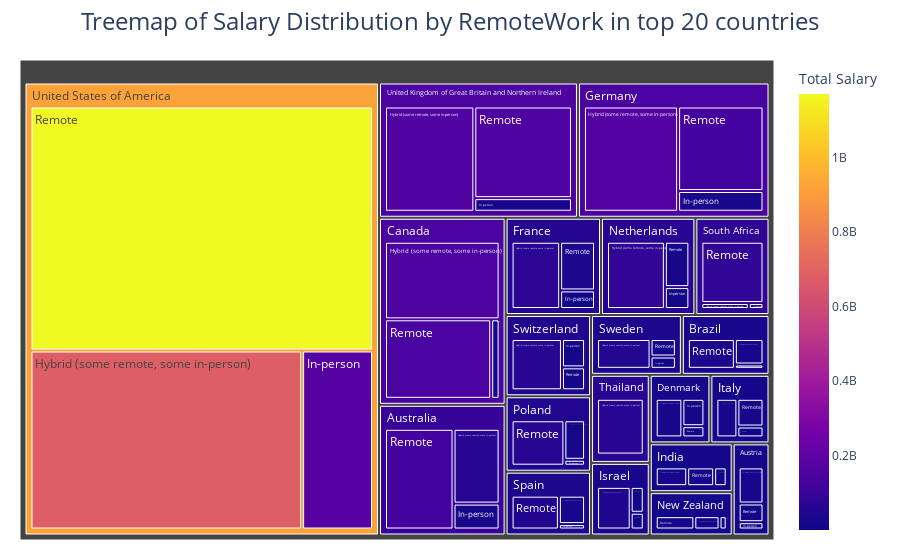

The code cell stored with this chart in its notebook:
### Markdown cell above
### Mode of work most preferred in top 20 countries and salary distribution based on that

### Code cell
import pandas as pd
import plotly.express as px

def prepare_data_for_treemap(data, column, salary='SalaryUSD'):
    df_sum = data.groupby([column, 'Country'])[salary].sum().reset_index()
    return df_sum

def plot_salary_treemap(data, column, salary='SalaryUSD'):
    top_countries = data.groupby('Country')[salary].sum().nlargest(20).index
    filtered_df = data[data['Country'].isin(top_countries)]
    df_sum = prepare_data_for_treemap(filtered_df, column, salary)
    unique_values_count = len(df_sum[column].unique())
    if unique_values_count > len(px.colors.sequential.Plasma):
        colormap = px.colors.sequential.Viridis
    else:
        colormap = px.colors.sequential.Plasma
    fig = px.treemap(df_sum,
                     path=['Country', column], 
                     values=salary,
                     color=salary,
                     title=f"Treemap of Salary Distribution by {column} in top 20 countries",
                     labels={salary: 'Total Salary'},
                     color_continuous_scale=colormap
                    )
    fig.update_layout(
        title_x=0.5, 
        title_font=dict(size=24),
        margin=dict(t=60, b=20, l=20, r=20),
        coloraxis_colorbar=dict(title='Total Salary')
    )
    fig.show()
plot_salary_treemap(df2023, 'RemoteWork')

### Figure 1 — Plotly figure (JSON) as saved in the notebook; plotly's stock layout.template omitted (floating-point values rounded to 4 significant figures)
{"data": [{"branchvalues": "total", "customdata": [[62405605], [24916786], [21429265], [147712769], [28738646], [68250607], [171633939], [22650065], [38785825], [22801923], [81463347], [16159146], [19917450], [6199101], [20601953], [46593308], [60166190], [62707599], [162483587], [680936647], [21593479], [5030532], [3647105], [11084906], [16894059], [13542259], [30710826], [9016149], [9146210], [8013559], [11235586], [4561291], [2981414], [1924942], [3930026], [9105129], [15244570], [373002], [22998391], [177640320], [125000000.0], [12904032], [41133340], [140400031], [6915128], [35454049], [125000000.0], [19417651], [5918230], [20386928], [23246062], [24686370], [58549901], [82973074], [44361038], [12944968], [12339783], [2234721], [154560110], [1170507276], [95660000.0], [18960000.0], [32690000.0], [139200000.0], [22060000.0], [52010000.0], [140600000.0], [19020000.0], [30140000.0], [19530000.0], [62990000.0], [19630000.0], [47070000.0], [76040000.0], [34950000.0], [35280000.0], [45640000.0], [60280000.0], [149400000.0], [919300000.0]], "domain": {"x": [0, 1], "y": [0, 1]}, "hovertemplate": "labels=%{label}<br>SalaryUSD_sum=%{value}<br>parent=%{parent}<br>id=%{id}<br>Total Salary=%{color}<extra></extra>", "ids": ["Australia/Hybrid (some remote, some in-person)", "Austria/Hybrid (some remote, some in-person)", "Brazil/Hybrid (some remote, some in-person)", "Canada/Hybrid (some remote, some in-person)", "Denmark/Hybrid (some remote, some in-person)", "France/Hybrid (some remote, some in-person)", "Germany/Hybrid (some remote, some in-person)", "India/Hybrid (some remote, some in-person)", "Israel/Hybrid (some remote, some in-person)", "Italy/Hybrid (some remote, some in-person)", "Netherlands/Hybrid (some remote, some in-person)", "New Zealand/Hybrid (some remote, some in-person)", "Poland/Hybrid (some remote, some in-person)", "South Africa/Hybrid (some remote, some in-person)", "Spain/Hybrid (some remote, some in-person)", "Sweden/Hybrid (some remote, some in-person)", "Switzerland/Hybrid (some remote, some in-person)", "Thailand/Hybrid (some remote, some in-person)", "United Kingdom of Great Britain and Northern Ireland/Hybrid (some remote, some in-person)", "United States of America/Hybrid (some remote, some in-person)", "Australia/In-person", "Austria/In-person", "Brazil/In-person", "Canada/In-person", "Denmark/In-person", "France/In-person", "Germany/In-person", "India/In-person", "Israel/In-person", "Italy/In-person", "Netherlands/In-person", "New Zealand/In-person", "Poland/In-person", "South Africa/In-person", "Spain/In-person", "Sweden/In-person", "Switzerland/In-person", "Thailand/In-person", "United Kingdom of Great Britain and Northern Ireland/In-person", "United States of America/In-person", "Australia/Remote", "Austria/Remote", "Brazil/Remote", "Canada/Remote", "Denmark/Remote", "France/Remote", "Germany/Remote", "India/Remote", "Israel/Remote", "Italy/Remote", "Netherlands/Remote", "New Zealand/Remote", "Poland/Remote", "South Africa/Remote", "Spain/Remote", "Sweden/Remote", "Switzerland/Remote", "Thailand/Remote", "United Kingdom of Great Britain and Northern Ireland/Remote", "United States of America/Remote", "Australia", "Austria", "Brazil", "Canada", "Denmark", "France", "Germany", "India", "Israel", "Italy", "Netherlands", "New Zealand", "Poland", "South Africa", "Spain", "Sweden", "Switzerland", "Thailand", "United Kingdom of Great Britain and Northern Ireland", "United States of America"], "labels": ["Hybrid (some remote, some in-person)", "Hybrid (some remote, some in-person)", "Hybrid (some remote, some in-person)", "Hybrid (some remote, some in-person)", "Hybrid (some remote, some in-person)", "Hybrid (some remote, some in-person)", "Hybrid (some remote, some in-person)", "Hybrid (some remote, some in-person)", "Hybrid (some remote, some in-person)", "Hybrid (some remote, some in-person)", "Hybrid (some remote, some in-person)", "Hybrid (some remote, some in-person)", "Hybrid (some remote, some in-person)", "Hybrid (some remote, some in-person)", "Hybrid (some remote, some in-person)", "Hybrid (some remote, some in-person)", "Hybrid (some remote, some in-person)", "Hybrid (some remote, some in-person)", "Hybrid (some remote, some in-person)", "Hybrid (some remote, some in-person)", "In-person", "In-person", "In-person", "In-person", "In-person", "In-person", "In-person", "In-person", "In-person", "In-person", "In-person", "In-person", "In-person", "In-person", "In-person", "In-person", "In-person", "In-person", "In-person", "In-person", "Remote", "Remote", "Remote", "Remote", "Remote", "Remote", "Remote", "Remote", "Remote", "Remote", "Remote", "Remote", "Remote", "Remote", "Remote", "Remote", "Remote", "Remote", "Remote", "Remote", "Australia", "Austria", "Brazil", "Canada", "Denmark", "France", "Germany", "India", "Israel", "Italy", "Netherlands", "New Zealand", "Poland", "South Africa", "Spain", "Sweden", "Switzerland", "Thailand", "United Kingdom of Great Britain and Northern Ireland", "United States of America"], "marker": {"coloraxis": "coloraxis", "colors": [62405605, 24916786, 21429265, 147712769, 28738646, 68250607, 171633939, 22650065, 38785825, 22801923, 81463347, 16159146, 19917450, 6199101, 20601953, 46593308, 60166190, 62707599, 162483587, 680936647, 21593479, 5030532, 3647105, 11084906, 16894059, 13542259, 30710826, 9016149, 9146210, 8013559, 11235586, 4561291, 2981414, 1924942, 3930026, 9105129, 15244570, 373002, 22998391, 177640320, 125000000.0, 12904032, 41133340, 140400031, 6915128, 35454049, 125000000.0, 19417651, 5918230, 20386928, 23246062, 24686370, 58549901, 82973074, 44361038, 12944968, 12339783, 2234721, 154560110, 1170507276, 95660000.0, 18960000.0, 32690000.0, 139200000.0, 22060000.0, 52010000.0, 140600000.0, 19020000.0, 30140000.0, 19530000.0, 62990000.0, 19630000.0, 47070000.0, 76040000.0, 34950000.0, 35280000.0, 45640000.0, 60280000.0, 149400000.0, 919300000.0]}, "name": "", "parents": ["Australia", "Austria", "Brazil", "Canada", "Denmark", "France", "Germany", "India", "Israel", "Italy", "Netherlands", "New Zealand", "Poland", "South Africa", "Spain", "Sweden", "Switzerland", "Thailand", "United Kingdom of Great Britain and Northern Ireland", "United States of America", "Australia", "Austria", "Brazil", "Canada", "Denmark", "France", "Germany", "India", "Israel", "Italy", "Netherlands", "New Zealand", "Poland", "South Africa", "Spain", "Sweden", "Switzerland", "Thailand", "United Kingdom of Great Britain and Northern Ireland", "United States of America", "Australia", "Austria", "Brazil", "Canada", "Denmark", "France", "Germany", "India", "Israel", "Italy", "Netherlands", "New Zealand", "Poland", "South Africa", "Spain", "Sweden", "Switzerland", "Thailand", "United Kingdom of Great Britain and Northern Ireland", "United States of America", "", "", "", "", "", "", "", "", "", "", "", "", "", "", "", "", "", "", "", ""], "type": "treemap", "values": [62405605, 24916786, 21429265, 147712769, 28738646, 68250607, 171633939, 22650065, 38785825, 22801923, 81463347, 16159146, 19917450, 6199101, 20601953, 46593308, 60166190, 62707599, 162483587, 680936647, 21593479, 5030532, 3647105, 11084906, 16894059, 13542259, 30710826, 9016149, 9146210, 8013559, 11235586, 4561291, 2981414, 1924942, 3930026, 9105129, 15244570, 373002, 22998391, 177640320, 125040859, 12904032, 41133340, 140400031, 6915128, 35454049, 125011427, 19417651, 5918230, 20386928, 23246062, 24686370, 58549901, 82973074, 44361038, 12944968, 12339783, 2234721, 154560110, 1170507276, 209039943, 42851350, 66209710, 299197706, 52547833, 117246915, 327356192, 51083865, 53850265, 51202410, 115944995, 45406807, 81448765, 91097117, 68893017, 68643405, 87750543, 65315322, 340042088, 2029084243]}], "layout": {"coloraxis": {"colorbar": {"title": {"text": "Total Salary"}}, "colorscale": [[0, "#0d0887"], [0.1111, "#46039f"], [0.2222, "#7201a8"], [0.3333, "#9c179e"], [0.4444, "#bd3786"], [0.5556, "#d8576b"], [0.6667, "#ed7953"], [0.7778, "#fb9f3a"], [0.8889, "#fdca26"], [1, "#f0f921"]]}, "legend": {"tracegroupgap": 0}, "margin": {"b": 20, "l": 20, "r": 20, "t": 60}, "title": {"font": {"size": 24}, "text": "Treemap of Salary Distribution by RemoteWork in top 20 countries", "x": 0.5}}}
